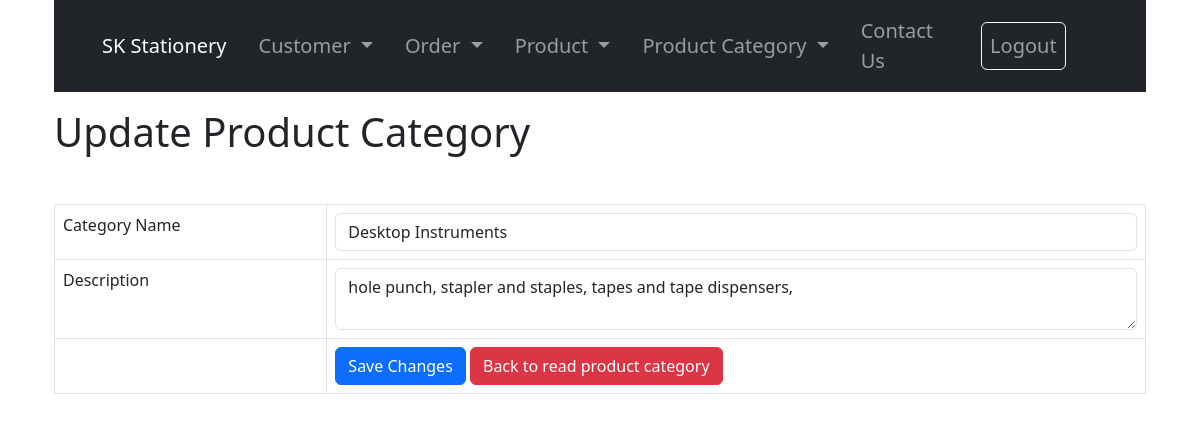
The page /product_category_update.php?id=8 (signed in) on the database its author committed.
### tables this page shows
CREATE TABLE IF NOT EXISTS `product_category` (
  `id` int NOT NULL AUTO_INCREMENT,
  `category_name` varchar(30) NOT NULL,
  `description` text NOT NULL,
  PRIMARY KEY (`id`),
  UNIQUE KEY `category_name` (`category_name`)
);

### product_category_update.php (the view, shortened to what this page needs)
<!DOCTYPE HTML>
<html>
<head>
    <link href="https://cdn.jsdelivr.net/npm/bootstrap@5.3.0/dist/css/bootstrap.min.css" rel="stylesheet">
</head>
<body>
    <div class="container">
        <?php include 'menu.php' ?>
        <div class="page-header my-3">
            <h1>Update Product Category</h1>
        </div>
        <?php
        $id = isset($_GET['id']) ? $_GET['id'] : die('ERROR: Record ID not found.');
        include 'config/database.php';
        try {
            $query = "SELECT * FROM product_category WHERE id=:id";
            $stmt = $con->prepare($query);
            $stmt->bindParam(":id", $id);
            $stmt->execute();
            $row = $stmt->fetch(PDO::FETCH_ASSOC);
            $name = $row['category_name'];
            $description = $row['description'];
        }
        catch (PDOException $exception) {
            die('ERROR: ' . $exception->getMessage());
        }
        ?>
        <form action="<?php echo htmlspecialchars($_SERVER["PHP_SELF"] . "?id={$id}"); ?>" method="post">
            <table class='table table-hover table-responsive table-bordered my-5'>
                <tr>
                    <td>Category Name</td>
                    <td><input type='text' name='name' value="<?php echo htmlspecialchars($name, ENT_QUOTES);  ?>" class='form-control' /></td>
                </tr>
                <tr>
                    <td>Description</td>
                    <td><textarea name='description' class='form-control'><?php echo htmlspecialchars($description, ENT_QUOTES);  ?></textarea></td>
                </tr>
                <tr>
                    <td></td>
                    <td>
                        <input type='submit' value='Save Changes' class='btn btn-primary' />
                        <a href='product_category_read.php' class='btn btn-danger'>Back to read product category</a>
                    </td>
                </tr>
            </table>
        </form>
    </div>
</body>
</html>

### rows shown on the page
product_category: name "Desktop Instruments", description "hole punch, stapler and staples, tapes and tape dispensers,"
